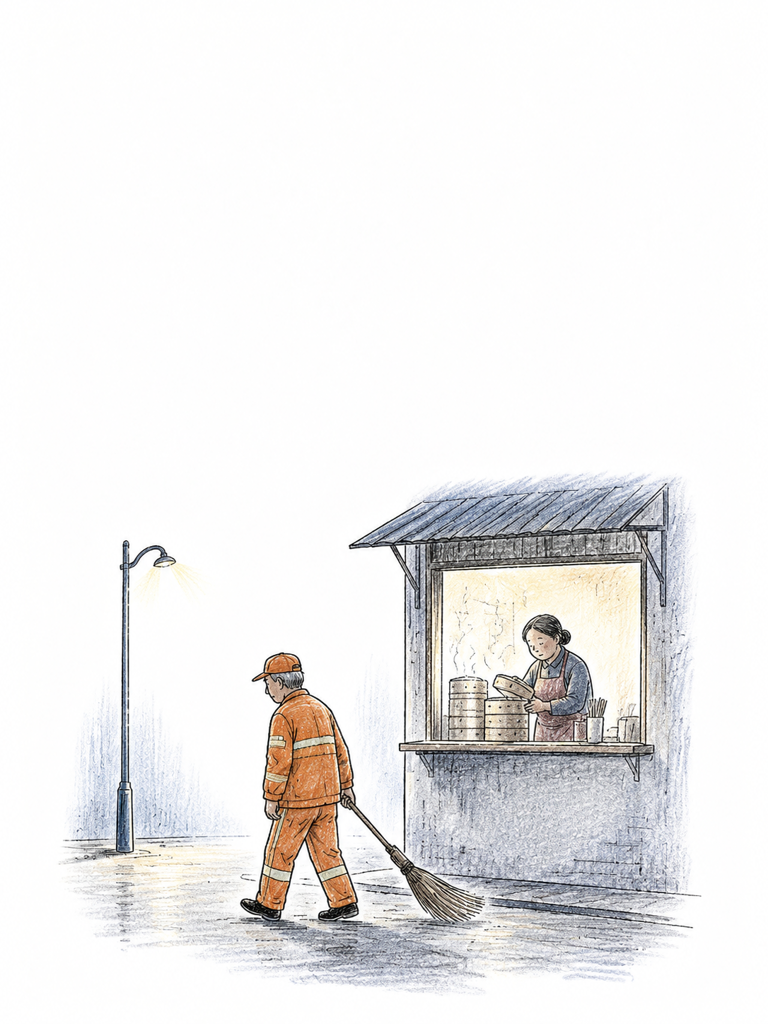
#> input picture examples/soy-milk-at-4am/assets/images/scene-01-color.png, 768 x 1024 px
$ python make_lineart.py ../examples/soy-milk-at-4am/assets/images/scene-01-color.png out.png
#> lines starting #> are read from the running program, lines starting #| are printed output that depends on the picture
#!/usr/bin/env python3
"""Derive aligned black ink line art from a colored hand-drawn illustration."""

from __future__ import annotations

import argparse
from pathlib import Path

import cv2
import numpy as np


def parse_args() -> argparse.Namespace:
    parser = argparse.ArgumentParser(description=__doc__)
    parser.add_argument("input", type=Path, help="approved color mother image")
    parser.add_argument("output", type=Path, help="output PNG/JPEG line image")
    return parser.parse_args()


def main() -> int:
    args = parse_args()
    source_bytes = np.fromfile(args.input, dtype=np.uint8)
    image = cv2.imdecode(source_bytes, cv2.IMREAD_COLOR)
#> image is the input picture: shape (1024, 768, 3); mean B, G, R 235.9, 236.3, 237.4
    if image is None:
        raise SystemExit(f"cannot read image: {args.input}")

    gray = cv2.cvtColor(image, cv2.COLOR_BGR2GRAY).astype(np.float32)
    hsv = cv2.cvtColor(image, cv2.COLOR_BGR2HSV)
#> hsv: shape (1024, 768, 3); mean H, S, V 38.9, 7.4, 239.3
    saturation = hsv[:, :, 1].astype(np.float32)
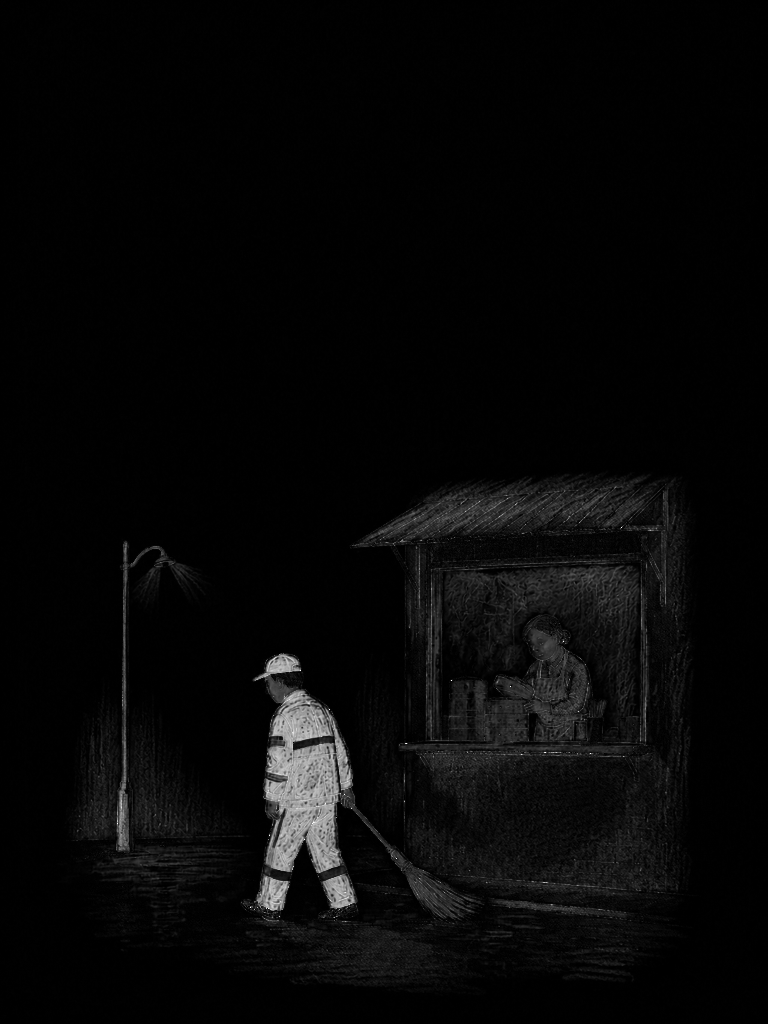
#> saturation: shape (1024, 768) float32; min 0, max 255, mean 7.4

    # Neutral dark strokes are likely ink. Suppress saturated pencil colors
    # without dilation so fine internal lines stay thin and separated.
    darkness = np.clip((218.0 - gray) / 185.0, 0.0, 1.0)
    neutrality = 1.0 - np.clip((saturation - 22.0) / 92.0, 0.0, 1.0)
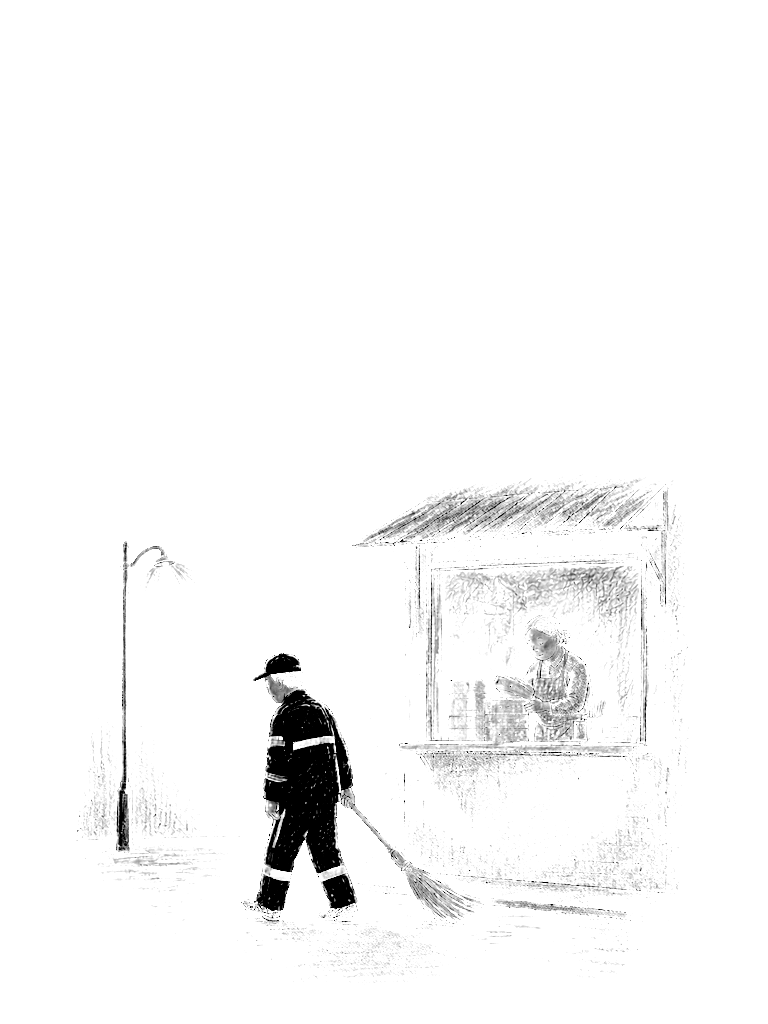
#> neutrality: shape (1024, 768) float32; min 0, max 1, mean 0.97
    ink_strength = darkness * (neutrality**1.35)

    # Preserve genuinely black marks despite minor JPEG/color fringing.
    extreme_black = np.clip((72.0 - gray) / 42.0, 0.0, 1.0)
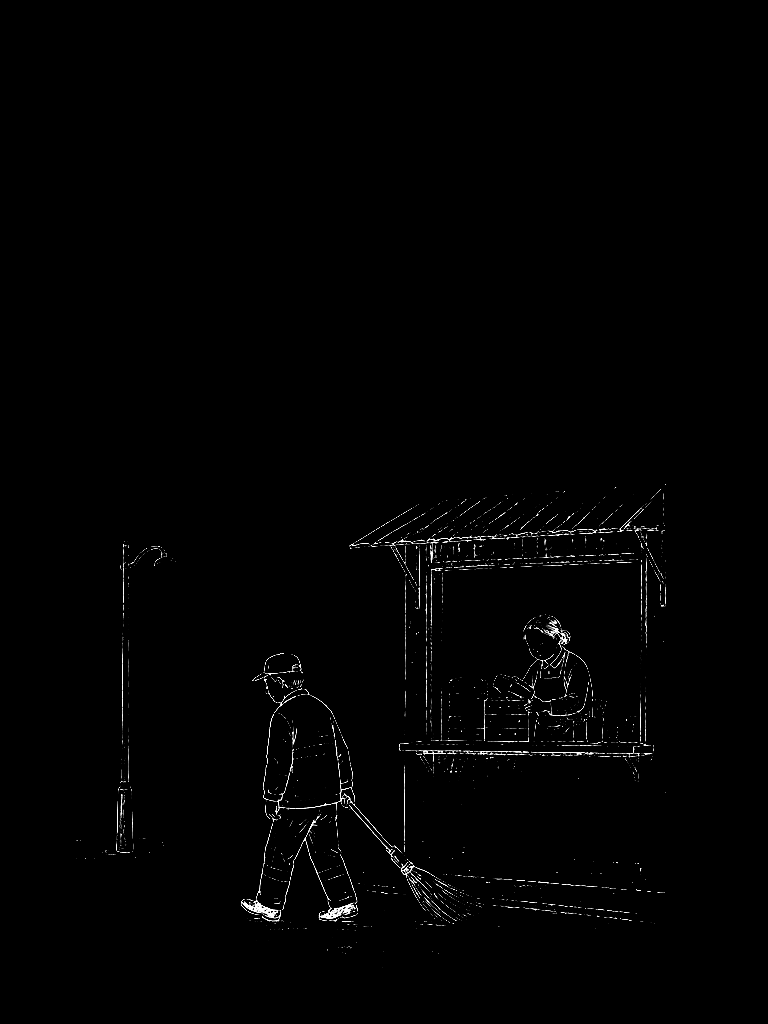
#> extreme_black: shape (1024, 768) float32; min 0, max 1, mean 0.00845
    ink_strength = np.maximum(ink_strength, extreme_black * 0.92)
    ink_strength = np.clip(ink_strength, 0.0, 1.0) ** 0.72
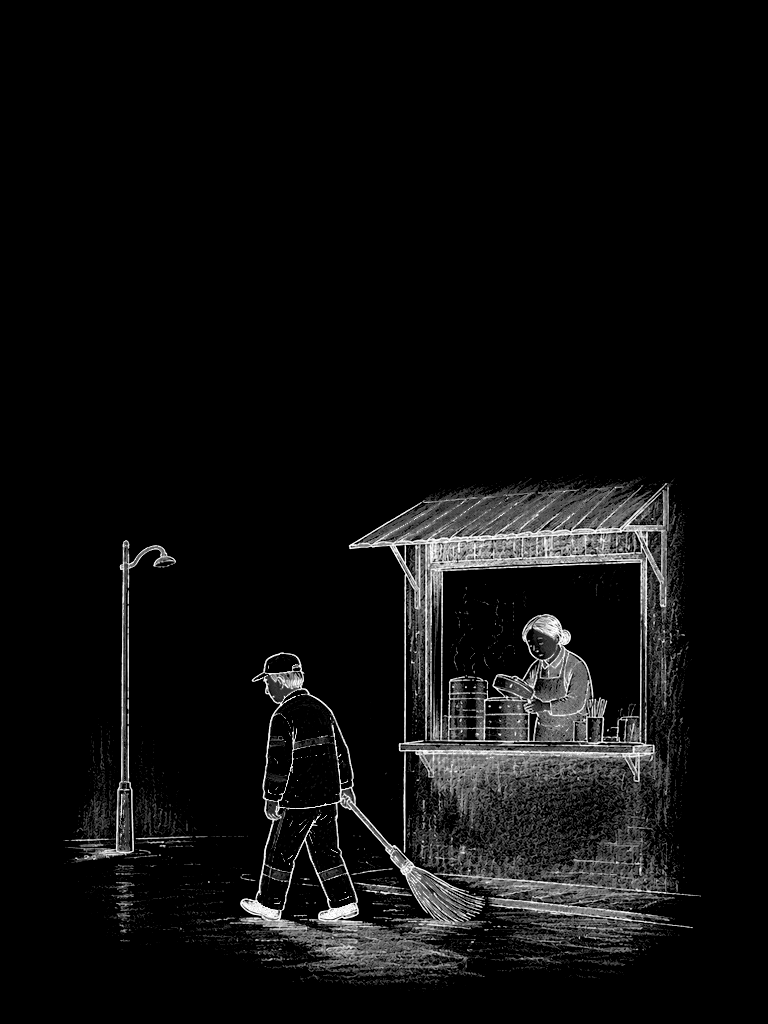
#> ink_strength: shape (1024, 768) float32; min 0, max 1, mean 0.0544
    ink_strength = cv2.GaussianBlur(ink_strength, (0, 0), 0.28)

    # Retain a whisper of paper texture while keeping contours clear on video.
    paper = np.clip(252.0 + (gray - 242.0) * 0.06, 248.0, 255.0)
    lineart = paper * (1.0 - ink_strength) + 12.0 * ink_strength
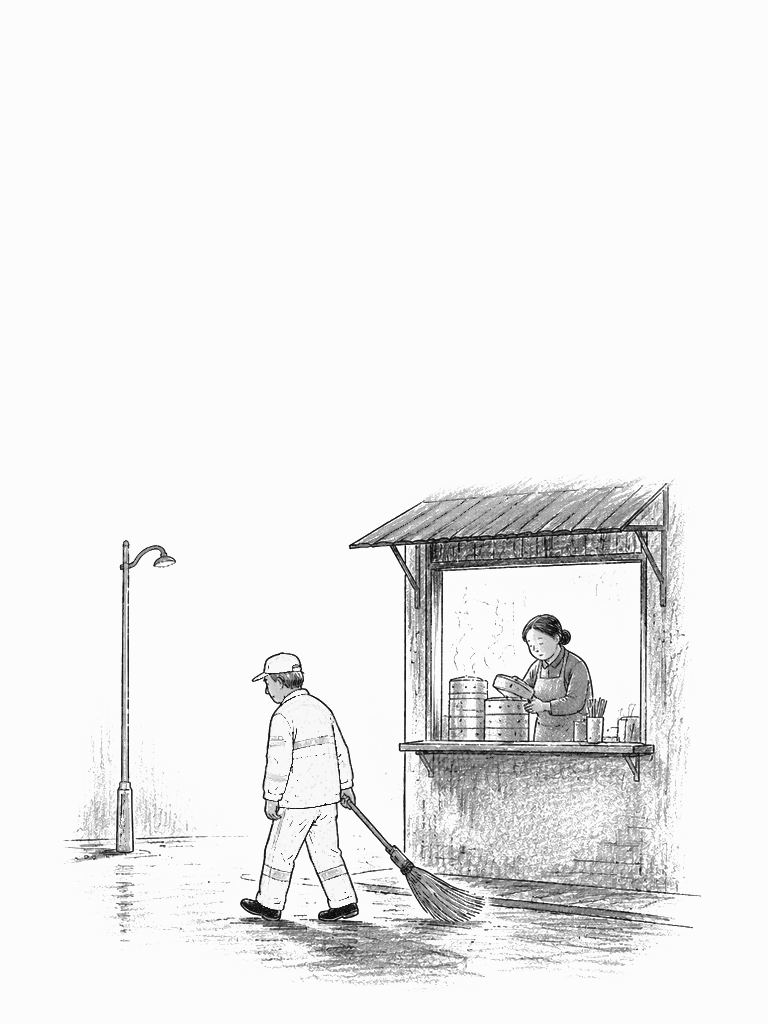
#> lineart: shape (1024, 768) float32; min 12, max 252.8, mean 239.1
    lineart = np.clip(lineart, 0, 255).astype(np.uint8)
    output = cv2.cvtColor(lineart, cv2.COLOR_GRAY2BGR)

    args.output.parent.mkdir(parents=True, exist_ok=True)
    extension = args.output.suffix.lower() or ".png"
    if extension not in {".png", ".jpg", ".jpeg", ".webp"}:
        raise SystemExit(f"unsupported output extension: {extension}")
    encoded_ok, encoded = cv2.imencode(extension, output)
    if not encoded_ok:
        raise SystemExit(f"cannot encode image: {args.output}")
    encoded.tofile(args.output)
    print(args.output.resolve())
    return 0


if __name__ == "__main__":
    raise SystemExit(main())
#> (the program exits here)

$ run again, on examples/soy-milk-at-4am/assets/images/scene-08-color.png
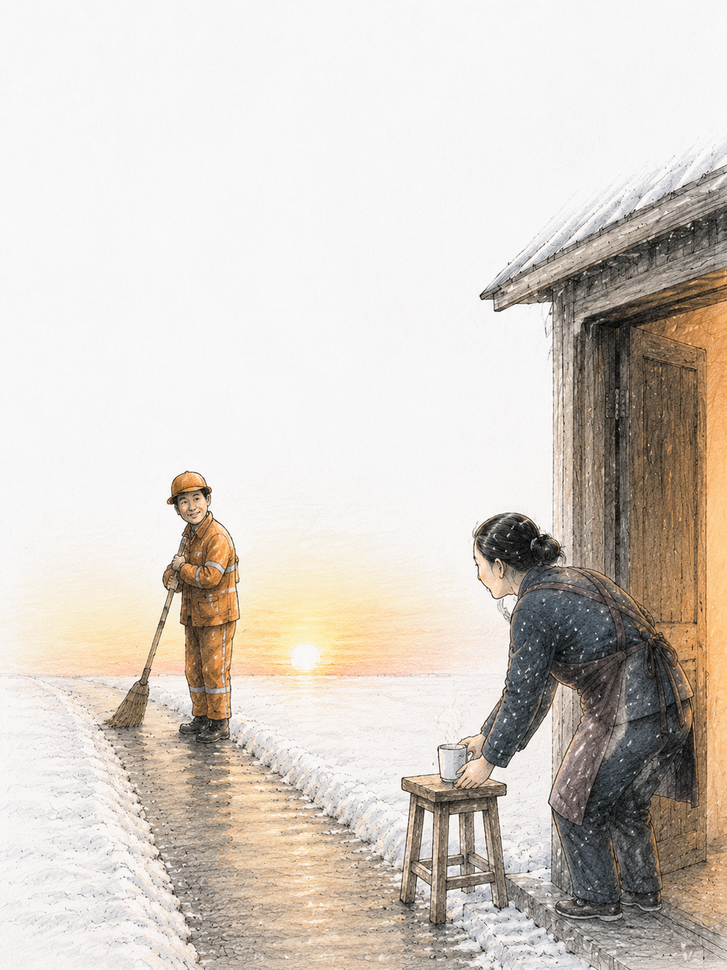
#> input picture examples/soy-milk-at-4am/assets/images/scene-08-color.png, 727 x 970 px, shrunk from 1086 x 1448 before the run
#> in main, image is the input picture: shape (970, 727, 3); mean B, G, R 197.4, 205.3, 213.2
#> hsv: shape (970, 727, 3); mean H, S, V 38.7, 24, 213.6
#> in main, `ink_strength = np.clip(ink_strength, 0.0, 1.0) ** 0.72`:
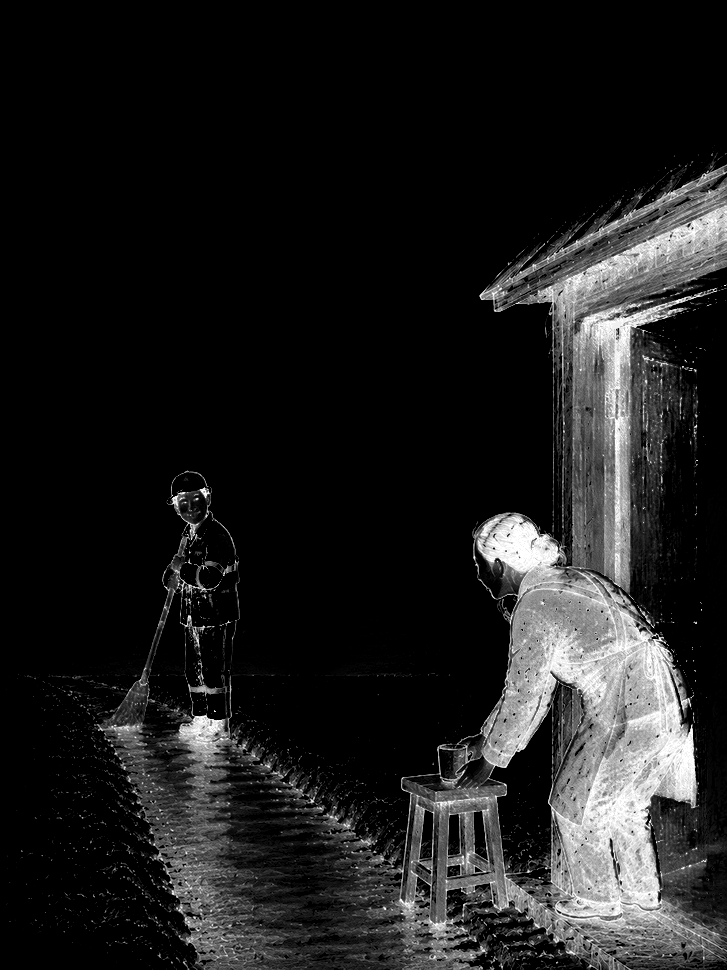
#> ink_strength: shape (970, 727) float32; min 0, max 1, mean 0.119
#> in main, `lineart = paper * (1.0 - ink_strength) + 12.0 * ink_strength`:
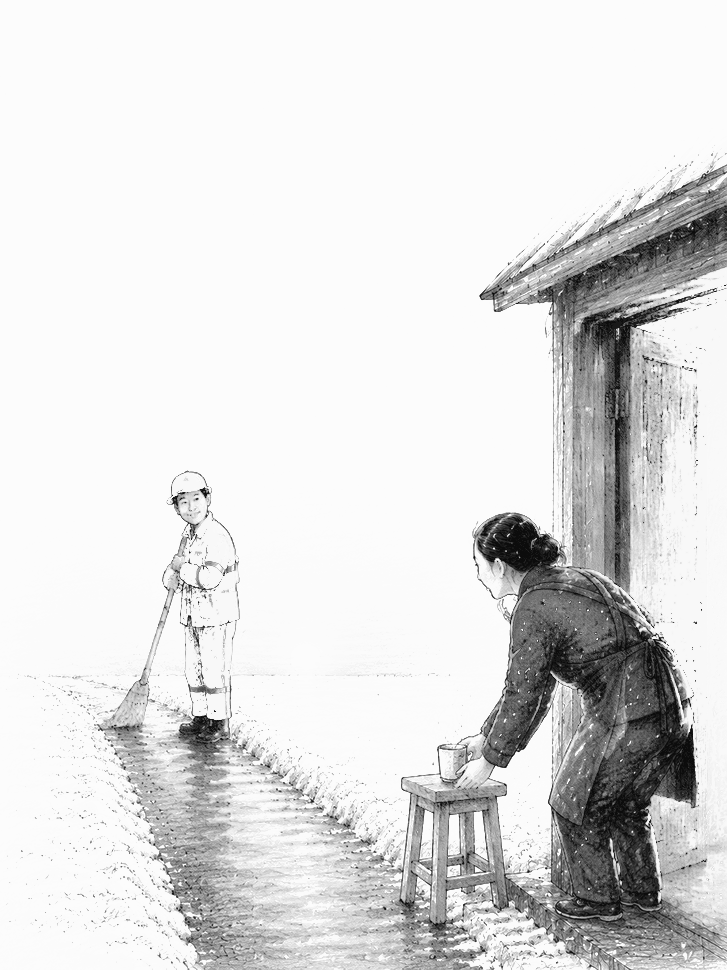
#> lineart: shape (970, 727) float32; min 12, max 252.8, mean 222.8

$ run again, on examples/soy-milk-at-4am/assets/images/scene-03-line.png
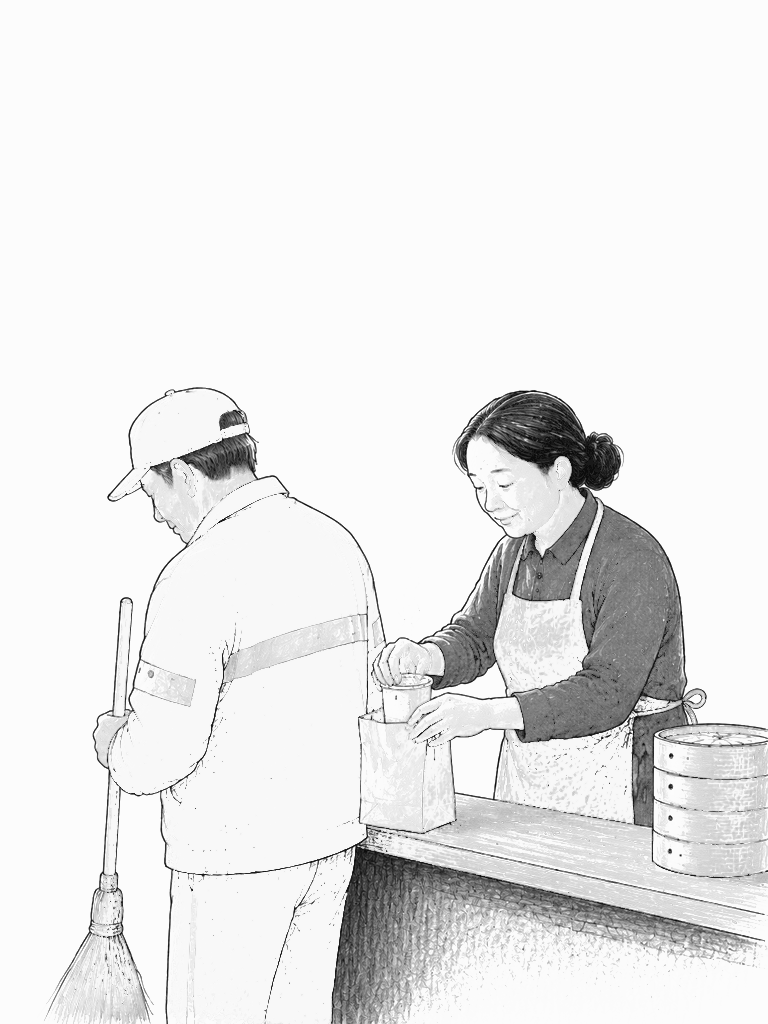
#> input picture examples/soy-milk-at-4am/assets/images/scene-03-line.png, 768 x 1024 px
#> in main, image is the input picture: shape (1024, 768, 3); min 12, max 252, mean 233.6
#> hsv: shape (1024, 768, 3); mean H, S, V 0, 0, 233.6
#> saturation: shape (1024, 768) float32; every value is 0
#> neutrality: shape (1024, 768) float32; every value is 1
#> in main, `ink_strength = np.clip(ink_strength, 0.0, 1.0) ** 0.72`:
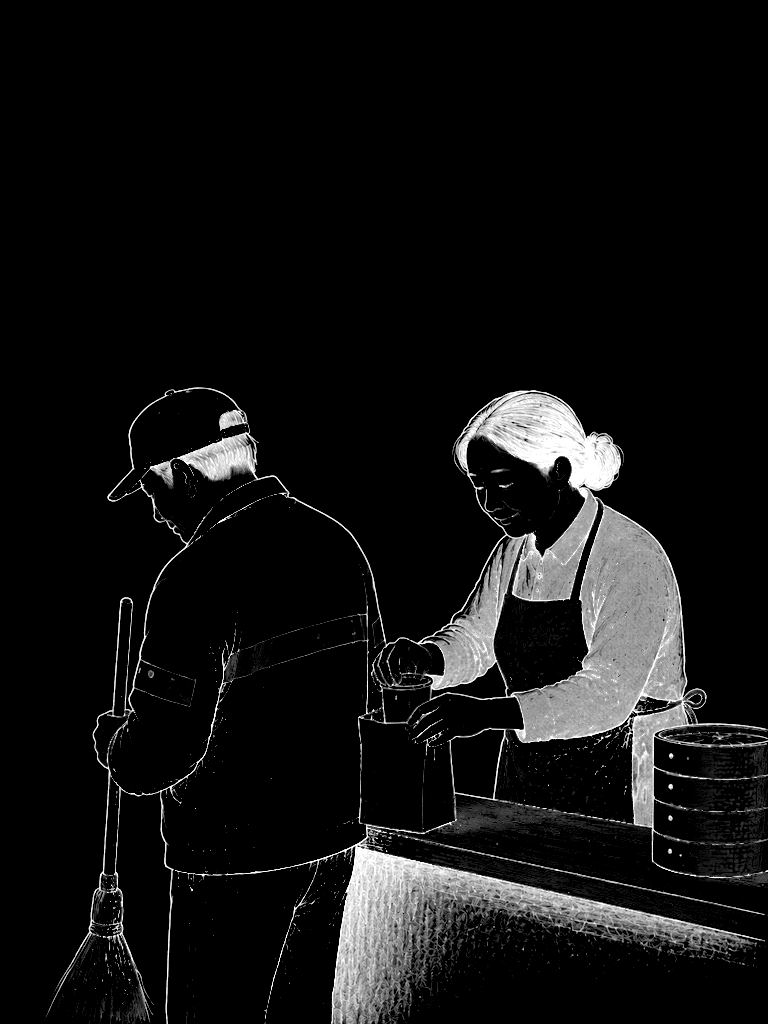
#> ink_strength: shape (1024, 768) float32; min 0, max 1, mean 0.073
#> in main, `lineart = paper * (1.0 - ink_strength) + 12.0 * ink_strength`:
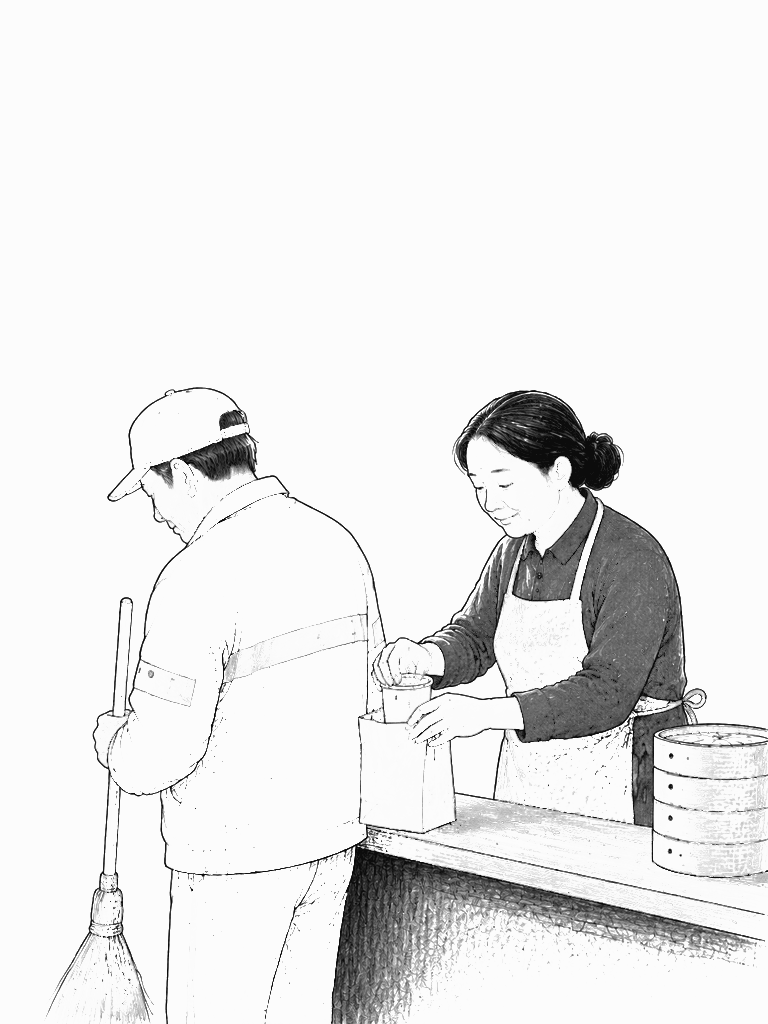
#> lineart: shape (1024, 768) float32; min 12, max 252.6, mean 234.7
